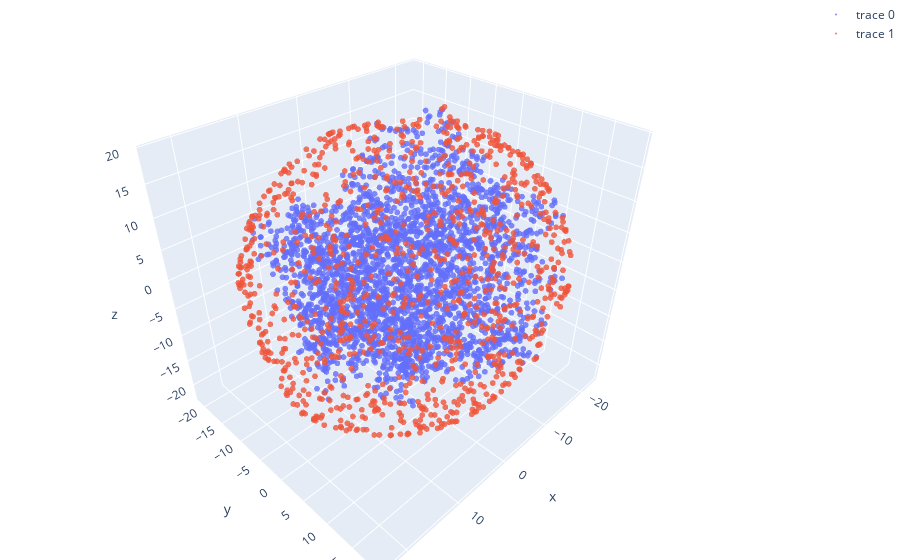

This figure's notebook cell:
### Code cell
plotly_scatter([atom_centres, positions[onp.random.choice(range(len(positions)), 1000, replace=False)]], [2, 2])

### Figure 1 — Plotly figure (JSON) as saved in the notebook; plotly's stock layout.template omitted (floating-point values rounded to 4 significant figures; data arrays with more than 128 entries replaced by an {"elided": "..."} marker saying what was removed)
{"data": [{"marker": {"opacity": 0.8, "size": 2, "sizemode": "area"}, "mode": "markers", "type": "scatter3d", "x": {"elided": "2668 float values"}, "y": {"elided": "2668 float values"}, "z": {"elided": "2668 float values"}}, {"marker": {"opacity": 0.8, "size": 2, "sizemode": "area"}, "mode": "markers", "type": "scatter3d", "x": {"elided": "1000 float values"}, "y": {"elided": "1000 float values"}, "z": {"elided": "1000 float values"}}], "layout": {"margin": {"b": 0, "l": 0, "r": 0, "t": 0}}}
